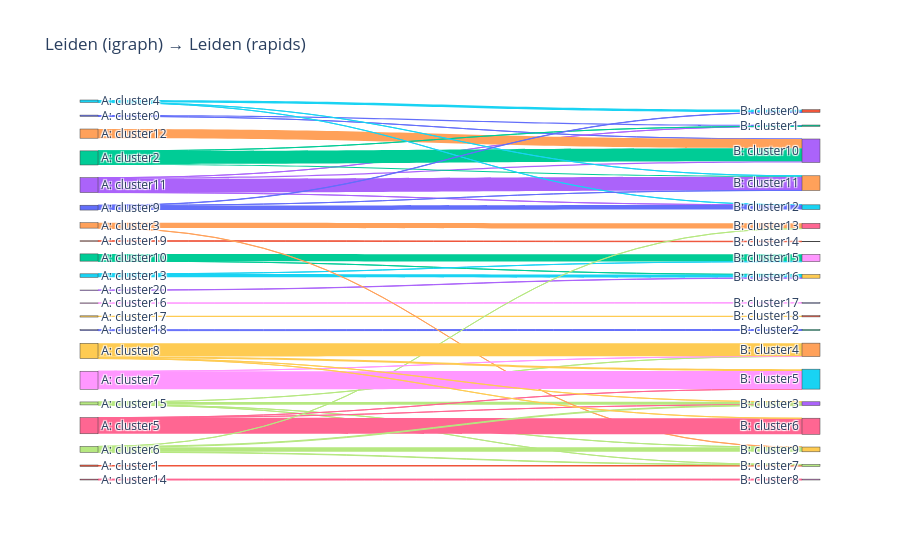

The code cell stored with this chart in its notebook:
### Markdown cell above
![Scanpy Sankey plot](../figures/sankey_scanpy.png)

### Code cell
fig = sankey_two_clusterings(
    adata_scanpy.obs["leiden_igraph"],
    adata_rapids.obs["leiden"],
    title="Leiden (igraph) → Leiden (rapids)",
)
fig.show()

### Figure 1 — Plotly figure (JSON) as saved in the notebook; plotly's stock layout.template omitted (floating-point values rounded to 4 significant figures)
{"data": [{"link": {"color": ["#636EFA", "#636EFA", "#EF553B", "#00CC96", "#00CC96", "#AB63FA", "#AB63FA", "#AB63FA", "#AB63FA", "#FFA15A", "#19D3F3", "#19D3F3", "#FF6692", "#B6E880", "#B6E880", "#B6E880", "#B6E880", "#FF97FF", "#FECB52", "#636EFA", "#EF553B", "#00CC96", "#00CC96", "#00CC96", "#AB63FA", "#FFA15A", "#FFA15A", "#19D3F3", "#19D3F3", "#19D3F3", "#FF6692", "#FF6692", "#FF6692", "#B6E880", "#B6E880", "#B6E880", "#B6E880", "#FF97FF", "#FF97FF", "#FECB52", "#FECB52", "#FECB52", "#FECB52", "#636EFA", "#636EFA", "#636EFA"], "source": [0, 0, 1, 2, 2, 3, 3, 3, 3, 4, 5, 5, 6, 7, 7, 7, 7, 8, 9, 10, 11, 12, 12, 12, 13, 14, 14, 15, 15, 15, 16, 16, 16, 17, 17, 17, 17, 18, 18, 19, 19, 19, 19, 20, 20, 20], "target": [22, 23, 37, 28, 29, 22, 23, 24, 25, 23, 28, 29, 38, 33, 34, 37, 39, 30, 31, 32, 27, 22, 23, 24, 29, 26, 39, 21, 24, 25, 33, 35, 36, 26, 33, 37, 39, 34, 35, 33, 34, 35, 36, 21, 24, 25], "value": [97, 1, 113, 565, 1, 2, 97, 1060, 3, 717, 5, 271, 69, 221, 7, 3, 1, 20, 96, 70, 35, 3, 1016, 81, 16, 407, 13, 187, 1, 1, 6, 2, 1255, 1, 61, 38, 359, 3, 1404, 5, 1033, 149, 5, 19, 1, 358]}, "node": {"color": ["#636EFA", "#EF553B", "#00CC96", "#AB63FA", "#FFA15A", "#19D3F3", "#FF6692", "#B6E880", "#FF97FF", "#FECB52", "#636EFA", "#EF553B", "#00CC96", "#AB63FA", "#FFA15A", "#19D3F3", "#FF6692", "#B6E880", "#FF97FF", "#FECB52", "#636EFA", "#EF553B", "#00CC96", "#AB63FA", "#FFA15A", "#19D3F3", "#FF6692", "#B6E880", "#FF97FF", "#FECB52", "#636EFA", "#EF553B", "#00CC96", "#AB63FA", "#FFA15A", "#19D3F3", "#FF6692", "#B6E880", "#FF97FF", "#FECB52"], "label": ["A: cluster0", "A: cluster1", "A: cluster10", "A: cluster11", "A: cluster12", "A: cluster13", "A: cluster14", "A: cluster15", "A: cluster16", "A: cluster17", "A: cluster18", "A: cluster19", "A: cluster2", "A: cluster20", "A: cluster3", "A: cluster4", "A: cluster5", "A: cluster6", "A: cluster7", "A: cluster8", "A: cluster9", "B: cluster0", "B: cluster1", "B: cluster10", "B: cluster11", "B: cluster12", "B: cluster13", "B: cluster14", "B: cluster15", "B: cluster16", "B: cluster17", "B: cluster18", "B: cluster2", "B: cluster3", "B: cluster4", "B: cluster5", "B: cluster6", "B: cluster7", "B: cluster8", "B: cluster9"], "pad": 15, "thickness": 18}, "type": "sankey"}], "layout": {"font": {"size": 12}, "title": {"text": "Leiden (igraph) → Leiden (rapids)"}}}
